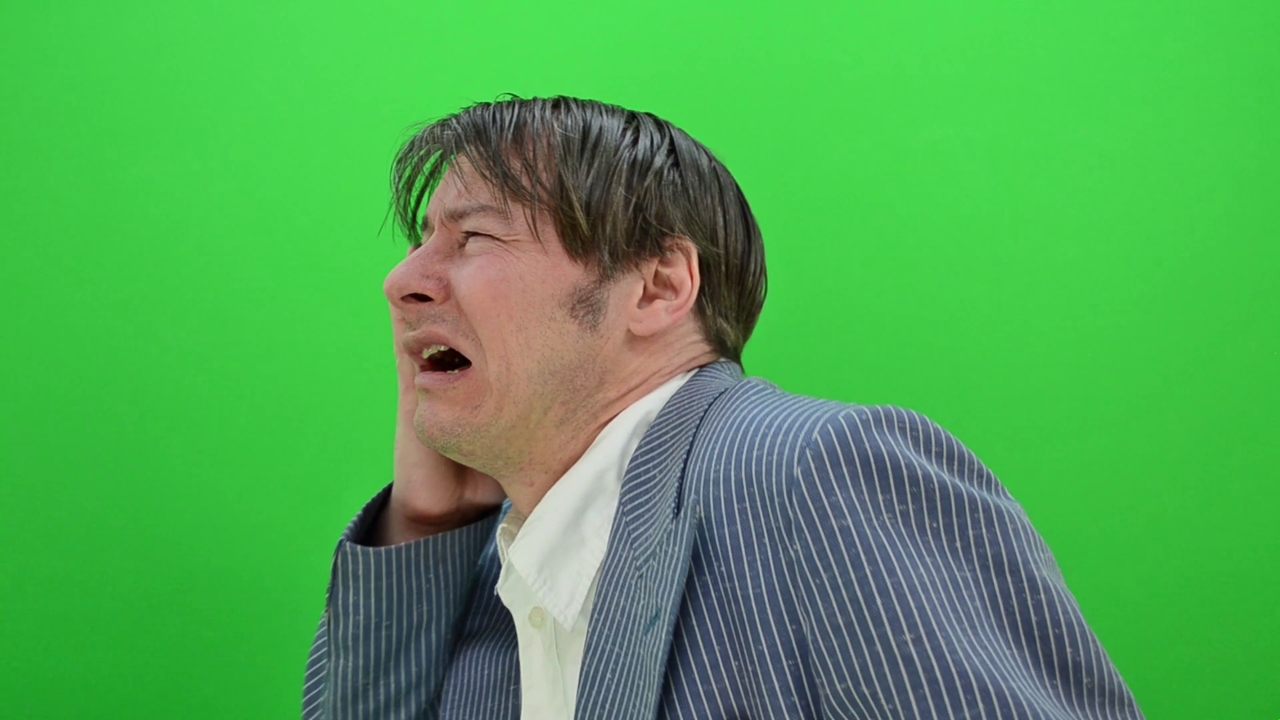
#> input picture images/p5/frames/f024.png, 1280 x 720 px
$ python run_5_2_soft_matte.py
#> lines starting #> are read from the running program, lines starting #| are printed output that depends on the picture; after the words box and inside, x2 and y2 are one past the last pixel; in counts of white or black regions, pixels touching at a corner belong together; long printed decimals are rounded
### code/p5_greenscreen/starter.py
"""P5 starter. Implement every function marked TODO."""
import numpy as np


# [32 lines left out: function load_frame_window, not called in this run]


def to_ycbcr(rgb):
    """TODO 5.1: BT.601 conversion.

    Full-range digital BT.601: Y in [0,255], Cb/Cr centred on 128.
    """
    rgb = rgb.astype(np.float64)
    R, G, B = rgb[..., 0], rgb[..., 1], rgb[..., 2]
    Y = 0.299 * R + 0.587 * G + 0.114 * B
    Cb = 128.0 + (B - Y) * 0.564
    Cr = 128.0 + (R - Y) * 0.713
    return np.stack([Y, Cb, Cr], axis=-1)


# [12 lines left out: function key_naive_rgb, not called in this run]


def estimate_key_colour(rgb, border=24):
    """TODO 5.2: estimate the backing chroma from the frame. Do not hard-code
    a green value; the graded footage varies.

    Samples a `border`-pixel-wide frame around the image edges (assumed to
    be backing, since a correctly framed subject does not touch the image
    boundary) and returns the MEDIAN (Cb, Cr) over those pixels -- median
    rather than mean so a few subject/prop pixels that happen to touch the
    border do not pull the estimate away from the dominant backing colour.
    """
    H, W, _ = rgb.shape
    top = rgb[:border, :, :]
    bottom = rgb[H - border:, :, :]
    left = rgb[:, :border, :]
    right = rgb[:, W - border:, :]
    border_pixels = np.concatenate([
        top.reshape(-1, 3), bottom.reshape(-1, 3),
        left.reshape(-1, 3), right.reshape(-1, 3),
    ], axis=0)
    ycc = to_ycbcr(border_pixels[None, :, :])[0]
    return np.median(ycc[:, 1:], axis=0)  # (Cb, Cr)


def key_soft(rgb, key_cbcr=None, t_in=None, t_out=None):
    """TODO 5.2: fractional alpha from chroma distance. Choose t_in and t_out
    from your own data -- look at the distance distribution for pure backing
    versus pure foreground before you pick numbers.

    chroma distance d(pixel) = ||(Cb,Cr) - key_cbcr||. Alpha is a double
    threshold ramp: d <= t_in -> alpha=0 (pure backing), d >= t_out ->
    alpha=1 (pure foreground), linear in between (fractional alpha for
    pixels that are a real optical mix of foreground and backing, e.g. a
    hair strand or motion-blurred edge).
    """
    if key_cbcr is None:
        key_cbcr = estimate_key_colour(rgb)
    if t_in is None:
        t_in = 12.0  # just above measured pure-backing chroma-distance p99 (~8.6)
    if t_out is None:
        t_out = 58.0  # at measured pure-foreground chroma-distance p1 (~62, small margin)

    ycc = to_ycbcr(rgb)
    Cb, Cr = ycc[..., 1], ycc[..., 2]
    dist = np.sqrt((Cb - key_cbcr[0]) ** 2 + (Cr - key_cbcr[1]) ** 2)

    alpha = (dist - t_in) / (t_out - t_in)
    return np.clip(alpha, 0.0, 1.0)


# [39 lines left out: functions suppress_spill, composite, not called in this run]


class ChromaLUT:
    """TODO 5.3: quantise (Cb,Cr) so keying is one table lookup per pixel.

    Cb and Cr each range over [0,255]; `bins` divides that range into
    `bins` buckets per axis, giving a (bins, bins) precomputed alpha table
    -- the same key_soft double-threshold-ramp formula, evaluated once per
    cell centre instead of once per pixel. Keying an image then costs one
    integer-division (to find each pixel's cell) plus one fancy-index
    gather from the table, both O(HW) vectorised NumPy operations with no
    per-pixel Python-level chroma-distance computation.
    """

    # [21 lines left out: functions __init__, alpha, not called in this run]


# ---- provided metrics: do not modify
def sad(a, b):
    return float(np.abs(a.astype(np.float64) - b.astype(np.float64)).sum() / 1000.0)


def mse_alpha(a, b):
    return float(np.mean((a.astype(np.float64) - b.astype(np.float64))**2))


# [19 lines left out: functions grad_error, temporal_flicker, not called in this run]

### code/p5_greenscreen/run_5_2_soft_matte.py
"""5.2 Soft matte and spill suppression:
(a) chroma-distance distributions for backing / partial-alpha / foreground
(b) continuous alpha, composite, fraction of fractional-alpha pixels
(c) spill suppression, residual green excess over fractional-alpha pixels
(d) naive vs soft matte comparison (MAD of alpha maps and gradient fields)
"""
import sys
from pathlib import Path

import numpy as np
import matplotlib.pyplot as plt
from PIL import Image

sys.path.insert(0, str(Path(__file__).resolve().parent))
from starter import (to_ycbcr, estimate_key_colour, key_soft, key_naive_rgb,
                      suppress_spill, composite, grad_error)

ROOT = Path(__file__).resolve().parents[2]
IMG_OUT = ROOT / "Report" / "Images"
IMG_OUT.mkdir(parents=True, exist_ok=True)
FRAMES = ROOT / "images/p5/frames"

frame = np.asarray(Image.open(FRAMES / "f024.png"))
#> frame is the input picture: shape (720, 1280, 3); mean R, G, B 78, 167.4, 81.7
H, W, _ = frame.shape
key_cbcr = estimate_key_colour(frame)
#> key_cbcr = [86.14, 71.51]
print(f"estimated key (Cb,Cr) = {key_cbcr}")
#| estimated key (Cb,Cr) = [86.142 71.510]

ycc = to_ycbcr(frame)
#> in to_ycbcr (call 2), `Y = 0.299 * R + 0.587 * G + 0.114 * B`:
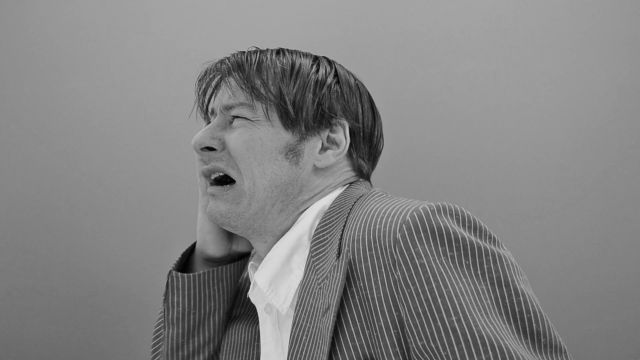
#> Y: shape (720, 1280) float64 (shown at 1/2 size); min 0.57, max 222.5, mean 130.9
#> in to_ycbcr (call 2), `Cr = 128.0 + (R - Y) * 0.713`:
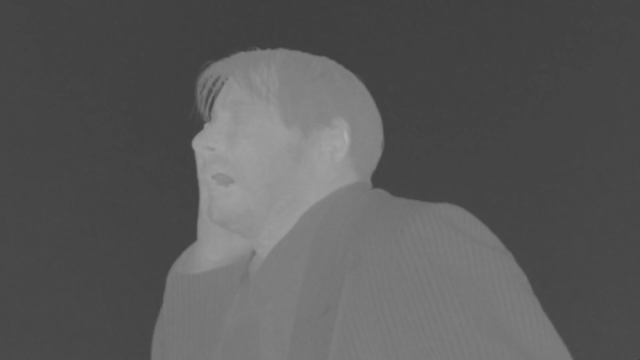
#> Cr: shape (720, 1280) float64 (shown at 1/2 size); min 47.36, max 175.1, mean 90.3
Cb, Cr = ycc[..., 1], ycc[..., 2]
dist = np.sqrt((Cb - key_cbcr[0]) ** 2 + (Cr - key_cbcr[1]) ** 2)
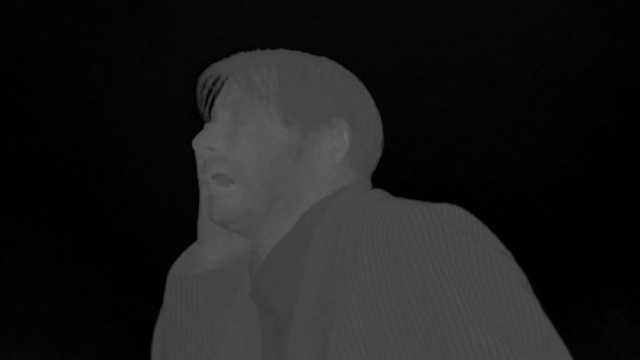
#> dist: shape (720, 1280) float64 (shown at 1/2 size); min 0.0062, max 105.4, mean 27.9

# ============================================================================
# (a) chroma distance distributions: backing / partial / foreground
# ============================================================================
backing_dist = dist[0:55, :].flatten()
face_dist = dist[220:340, 400:550].flatten()
#> face_dist = 18000 values, max 95.56 at index 10534, min 0.0062 at index 2551, mean 83.18
jacket_dist = dist[450:600, 500:800].flatten()
fg_dist = np.concatenate([face_dist, jacket_dist])
hair_dist = dist[90:170, 370:530].flatten()
#> hair_dist = 12800 values, max 82.14 at index 12741, min 0.0062 at index 1865, mean 39.79

print(f"\nbacking:    n={len(backing_dist):6d}  mean={backing_dist.mean():6.2f}  "
      f"p1={np.percentile(backing_dist,1):5.2f}  p99={np.percentile(backing_dist,99):5.2f}")
#| backing:    n= 70400  mean=  5.61  p1= 2.34  p99= 8.63
print(f"foreground: n={len(fg_dist):6d}  mean={fg_dist.mean():6.2f}  "
      f"p1={np.percentile(fg_dist,1):5.2f}  p99={np.percentile(fg_dist,99):5.2f}")
#| foreground: n= 63000  mean= 74.04  p1=43.79  p99=90.80
print(f"hair-edge:  n={len(hair_dist):6d}  mean={hair_dist.mean():6.2f}  "
      f"p1={np.percentile(hair_dist,1):5.2f}  p99={np.percentile(hair_dist,99):5.2f}")
#| hair-edge:  n= 12800  mean= 39.79  p1= 1.39  p99=77.99

separates = np.percentile(backing_dist, 99) < np.percentile(fg_dist, 1)
#> separates = True
print(f"\nbacking p99 ({np.percentile(backing_dist,99):.2f}) < "
      f"foreground p1 ({np.percentile(fg_dist,1):.2f})? {separates}")
#| backing p99 (8.63) < foreground p1 (43.79)? True

fig, ax = plt.subplots(figsize=(8, 5))
bins = np.linspace(0, 100, 80)
ax.hist(backing_dist, bins=bins, alpha=0.6, label="pure backing", color="green", density=True)
ax.hist(hair_dist, bins=bins, alpha=0.6, label="hair edge (partial)", color="orange", density=True)
ax.hist(fg_dist, bins=bins, alpha=0.6, label="pure foreground (face+jacket)", color="steelblue",
        density=True)
ax.set_xlabel("chroma distance from key $\\|(C_b,C_r)-\\mathrm{key}\\|$")
ax.set_ylabel("density")
ax.set_title("5.2(a) Chroma distance: backing / partial-alpha / foreground populations")
ax.legend()
fig.tight_layout()
fig.savefig(IMG_OUT / "p5_5_2_chroma_distributions.png", dpi=150)
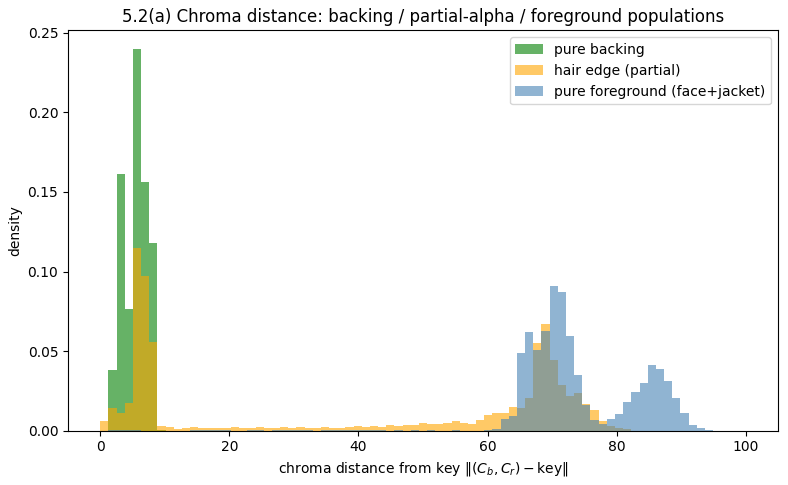
#> figure drawn by matplotlib, 1 panel; tallest bar 0.24 high, from x = 5.06 to 6.33; tallest bar 0.115 high, from x = 5.06 to 6.33; tallest bar 0.091 high, from x = 69.62 to 70.89
plt.close(fig)

# thresholds chosen from the data above: t_in just above the backing p99,
# t_out at the foreground p1 (both populations' tails, giving margin)
T_IN = 12.0
T_OUT = 58.0
print(f"\nchosen t_in={T_IN} (backing p99={np.percentile(backing_dist,99):.1f}), "
      f"t_out={T_OUT} (foreground p1={np.percentile(fg_dist,1):.1f})")
#| chosen t_in=12.0 (backing p99=8.6), t_out=58.0 (foreground p1=43.8)

# ============================================================================
# (b) continuous alpha + composite
# ============================================================================
alpha = key_soft(frame, key_cbcr=key_cbcr, t_in=T_IN, t_out=T_OUT)
frac_mask = (alpha > 0) & (alpha < 1)
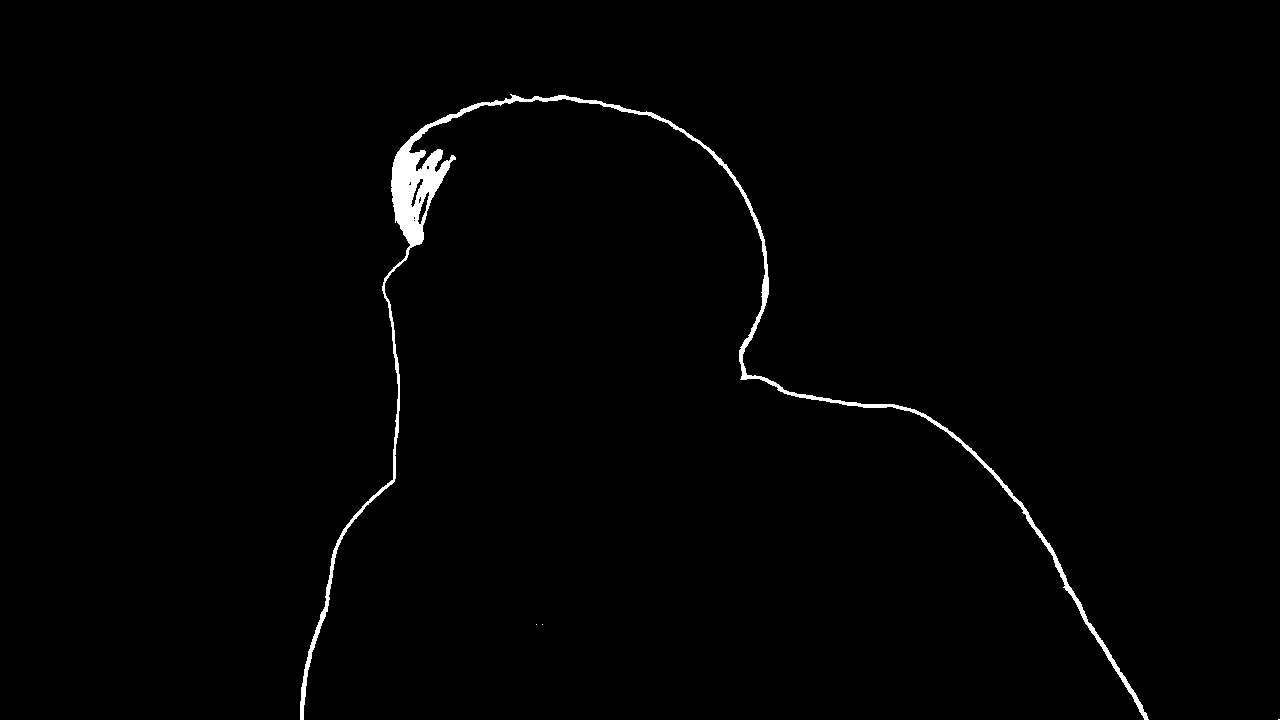
#> frac_mask: shape (720, 1280) bool; 1.1% white; 4 white regions (3 under 20 px), largest, box (x1, y1, x2, y2) and area: (300, 94, 1149, 720) 9804
print(f"\nfraction of pixels with fractional alpha: {frac_mask.mean()*100:.2f}%")
#| fraction of pixels with fractional alpha: 1.06%

#> (the run stopped early here; a loop or call above may not have finished)

$ run again, with images/p5/frames/f000.png copied over images/p5/frames/f024.png
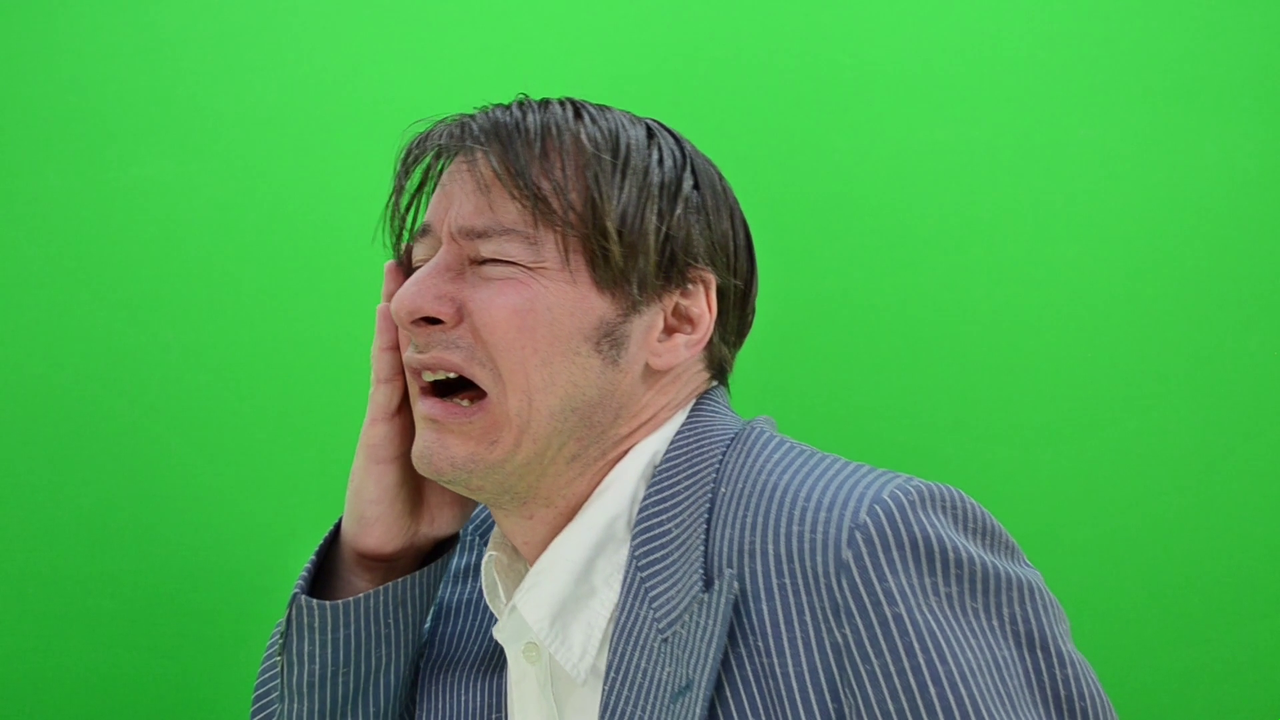
#> input picture images/p5/frames/f000.png, 1280 x 720 px
#> frame is the input picture: shape (720, 1280, 3); mean R, G, B 78, 168.1, 81.7
#> key_cbcr = [86.98, 70.93]
#| estimated key (Cb,Cr) = [86.985 70.929]
#> `dist = np.sqrt((Cb - key_cbcr[0]) ** 2 + (Cr - key_cbcr[1]) ** 2)`:
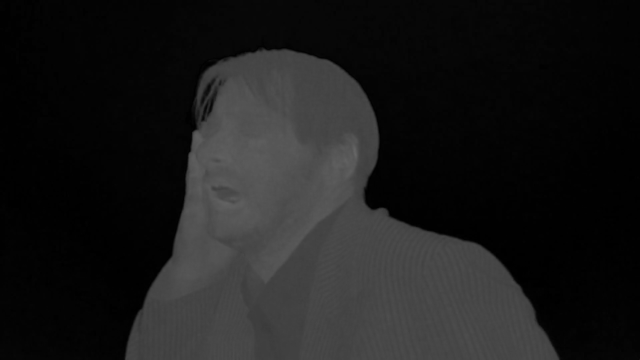
#> dist: shape (720, 1280) float64 (shown at 1/2 size); min 0.181, max 102.1, mean 27.4
#> face_dist = 18000 values, max 96.57 at index 13989, min 6.07 at index 10, mean 84.32
#> hair_dist = 12800 values, max 81.67 at index 12735, min 0.181 at index 3457, mean 38.16
#| backing:    n= 70400  mean=  5.37  p1= 1.92  p99= 7.84
#| foreground: n= 63000  mean= 75.55  p1=64.11  p99=91.87
#| hair-edge:  n= 12800  mean= 38.16  p1= 1.53  p99=77.64
#> separates = True
#| backing p99 (7.84) < foreground p1 (64.11)? True
#| chosen t_in=12.0 (backing p99=7.8), t_out=58.0 (foreground p1=64.1)
#> `frac_mask = (alpha > 0) & (alpha < 1)`:
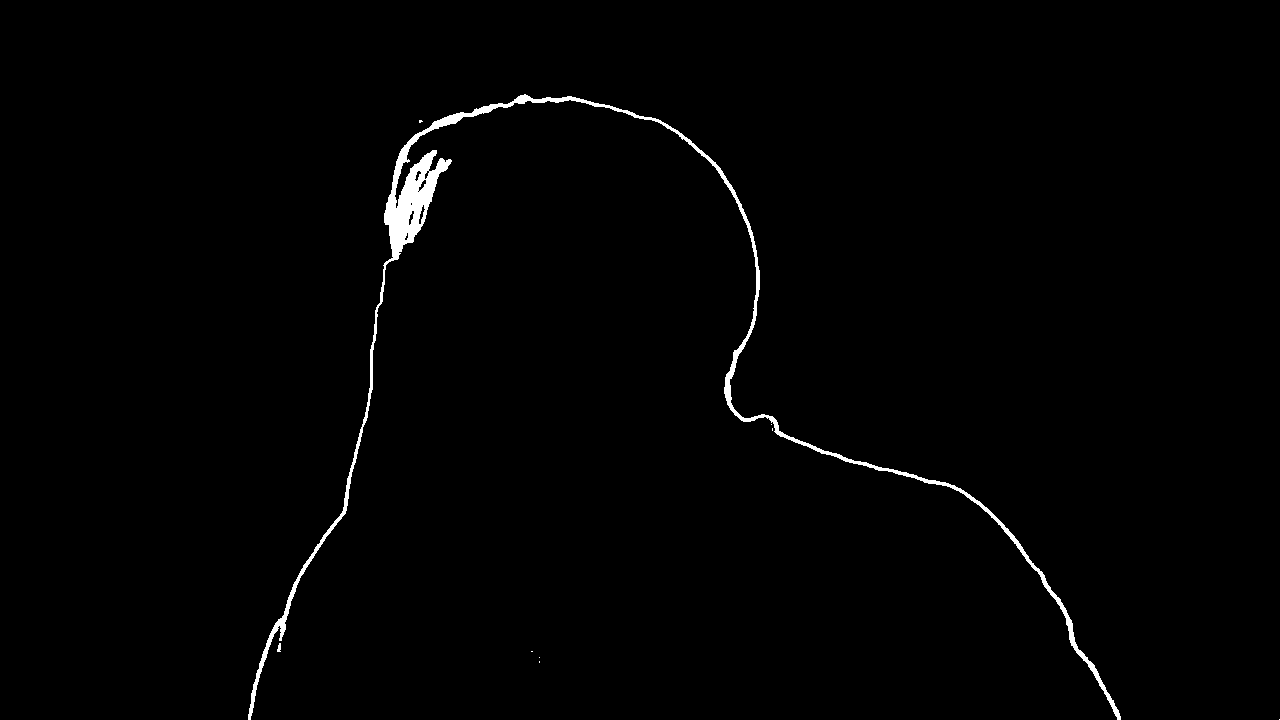
#> frac_mask: shape (720, 1280) bool; 1.1% white; 9 white regions (7 under 20 px), largest, box (x1, y1, x2, y2) and area: (248, 94, 1121, 720) 9798, (277, 643, 281, 652) 27
#| fraction of pixels with fractional alpha: 1.07%
